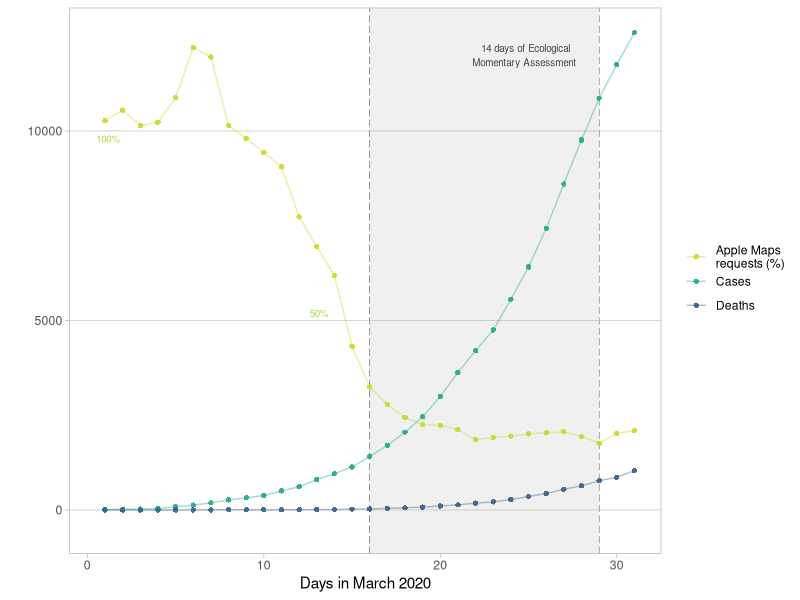

Recreate this plot in R.
##################################################################################
#                                                                                #
#                      COVID-19 student mental health study                      #
#           to be published in Clinical Psychological Science, 2021              #
#                                                                                #
#                         Eiko Fried, eikofried@gmail.com                        #
#             with code from Faidra Papanikolaou & Sacha Epskamp                 #
#                                                                                #
#                          Last updated: April 13 2021                           #
#                           (date of paper acceptance)                           #
#                                                                                #
#                     Part V: COVID cases in the Netherlands                     #
#                                                                                #
##################################################################################



# -------------------------------------------------------------------------
# --------------- 1. Loading packages & Data ------------------------------
# -------------------------------------------------------------------------

library("ggplot2")
library("viridis")

figs <- "./figures/" # figure directory
datapath <- "./data/" # data directory



# -------------------------------------------------------------------------
# --------------- 2. March 2020 cases, deaths, and transit requests -------
# -------------------------------------------------------------------------


# data for deaths and cases from https://www.worldometers.info/coronavirus/country/netherlands/
# accessed April 12th 2020

# data for mobility requests from https://www.apple.com/covid19/mobility
# accessed April 18th 2020



# period: march 01 to 31
totalNL <- c(10,18,23,38,83,
             128,188,265,321,382,
             503,614,804,959,1135,
             1413,1705,2051,2460,2994,
             3631,4204,4749,5560,6412,
             7431,8603,9762,10866,11750,
             12595)
deathsNL <- c(0,0,0,0,0,
              1,1,8,4,4,
              5,5,10,12,20,
              24,43,58,76,106, 
              136,179,213,276,356, 
              434,546,639,771,864, 
              1038)
transit <- c(102.7,105.5,101.4,102.3,108.8,
             122.0,119.5,101.4,98.01,94.36,
             90.51,77.33,69.44,61.84,43.19,
             32.44,27.85,24.39,22.51,22.32,
             21.25,18.55,19.1,19.48,20.08,
             20.37,20.62,19.38,17.62,20.2,
             20.92)
transit <- transit*100

df_case <- as.data.frame(matrix(NA, nrow=62, ncol=3))
df_case[c(1:31),1]  <- totalNL
df_case[c(32:62),1] <- deathsNL
df_case[c(63:93),1] <- transit
df_case[c(1:31),2]  <- "Cases"
df_case[c(32:62),2] <- "Deaths"
df_case[c(63:93),2] <- "Apple Maps \nrequests (%)"
df_case[c(1:31),3]  <- df_case[c(32:62),3] <- df_case[c(63:93),3] <-c(1:31)

colnames(df_case) <- c("People", "Type", "Time")

pdf(paste0(figs, "FIG_casesdeathsNL.pdf"), width=5.5, height=3.5)
ggplot(df_case, aes(Time, People, color=factor(Type))) + 
  xlab("Days in March 2020") + ylab("") + 
  labs(color="COVID-19") + 
  ylim(-500, 12600) +
  geom_vline(aes(xintercept = 16), color='#777777', alpha=1, linetype=11, size=.3) +
  geom_vline(aes(xintercept = 29), color='#777777', alpha=1, linetype=11, size=.3) +
  geom_rect(aes(xmin=16,xmax=29,ymin=-Inf,ymax=Inf),
            fill="#eeeeee", alpha=.1, color=NA) +
  annotate("text", x=27.7, y=12000, hjust = 1, size=2.5, color='#444444',
           label="14 days of Ecological  \nMomentary Assessment") +
  annotate("text", x=.5, y=9800, hjust = 0, size=2.5, color=viridis(9)[8],
           label="100%") +
  annotate("text", x=12.6, y=5200, hjust = 0, size=2.5, color=viridis(9)[8],
           label="50%") +
  theme_light() + 
  theme(legend.title = element_blank()) + 
  theme(panel.grid.minor.y = element_blank(), panel.grid.minor.x = element_blank(), 
        panel.grid.major.y = element_blank(), panel.grid.major.x = element_blank()) +
  scale_color_viridis_d(begin=0.3, end=.9, alpha=1, direction=-1) +
  geom_hline(yintercept=c(0,5000,10000),colour="grey70", size=.2) +
  geom_point(alpha=.9, shape=16) +
  geom_line(alpha=0.4)
dev.off()
